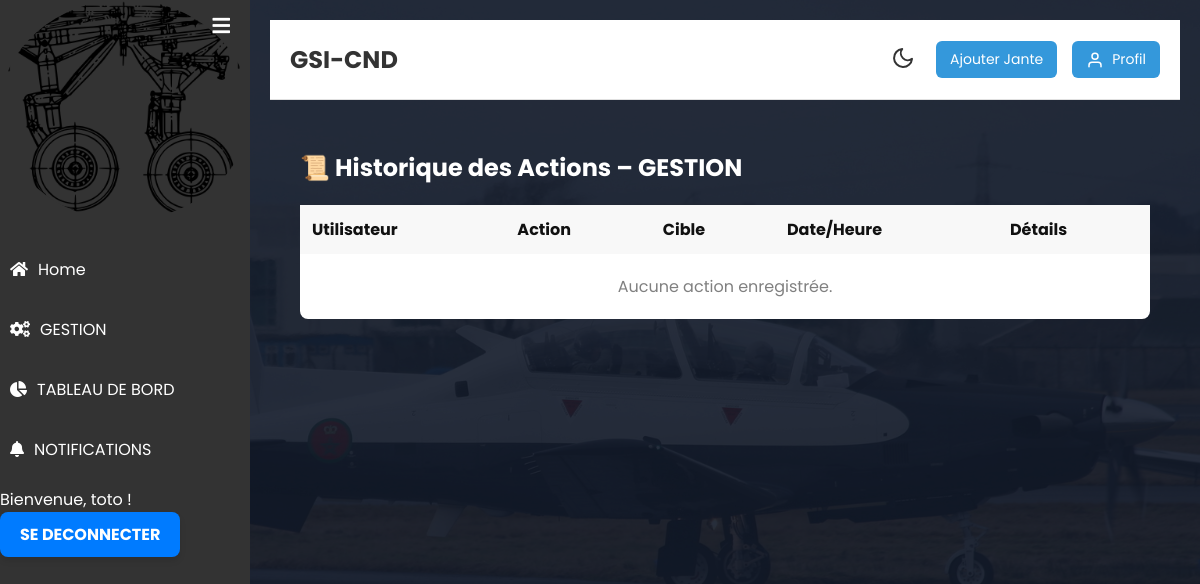
Before: /historique/ (signed in) with the older database file.
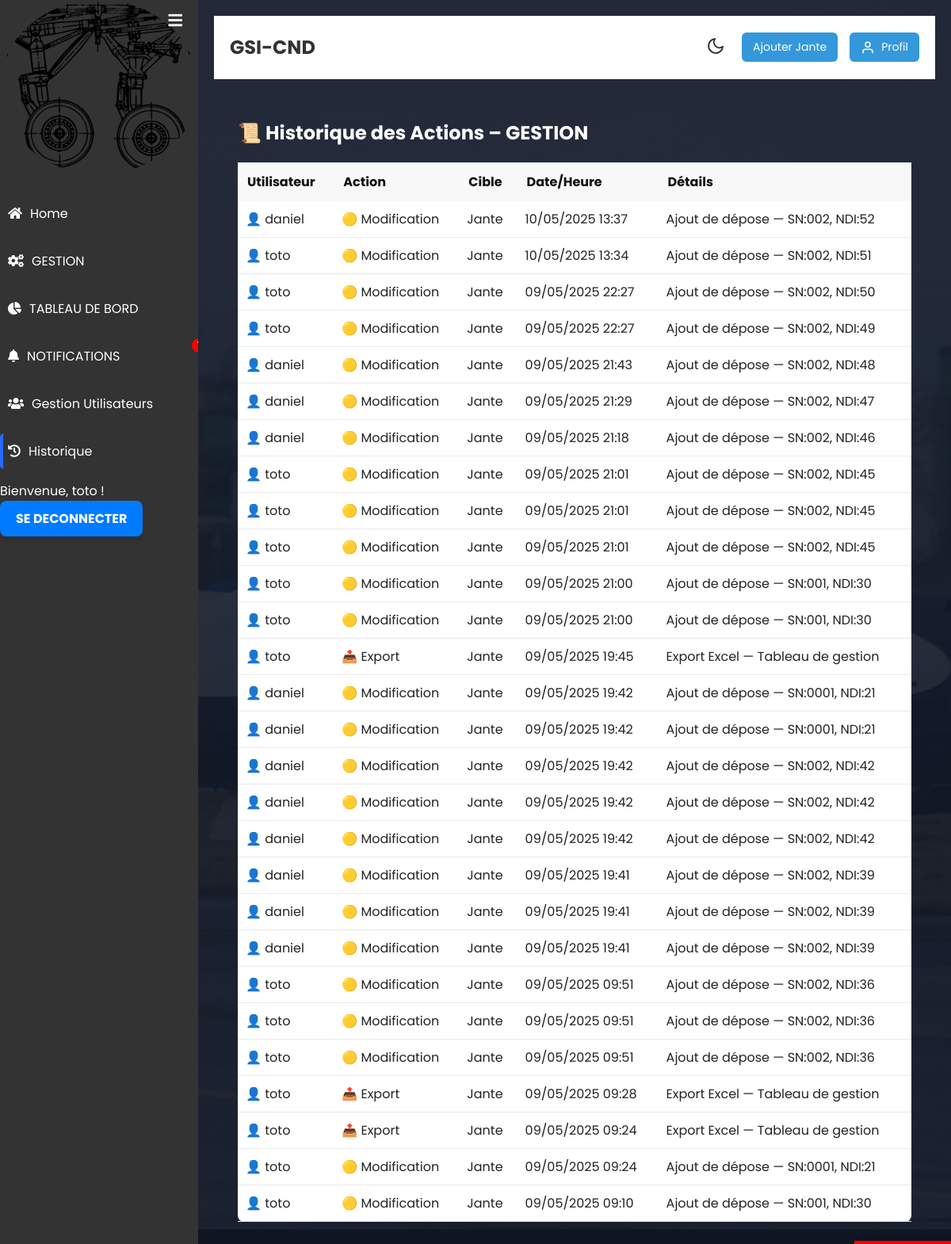
After: the same page with the newer database file.
### blog/models.py (models this page shows, shortened)
class ActionLog(models.Model):
    ACTION_CHOICES = [
        ('CREATE', 'Création'),
        ('UPDATE', 'Mise à jour'),
        ('DELETE', 'Suppression'),
        ('LOGIN', 'Connexion'),
        ('LOGOUT', 'Déconnexion'),
    ]
    user = models.ForeignKey(get_user_model(), on_delete=models.CASCADE)
    action_type = models.CharField(max_length=10, choices=ACTION_CHOICES)
    timestamp = models.DateTimeField(auto_now_add=True)
    details = models.TextField()
    target_model = models.CharField(max_length=50, null=True)

### authentification/models.py (models this page shows, shortened)
class User(AbstractUser):
    GRADE_CHOICES = (
        ('SGT', 'Sergent'),
        ('SCH', 'Sous-chef'),
        ('ADJ', 'Adjudant'),
        ('ADC', 'Adjudant-chef'),
        ('SLT', 'Sous-lieutenant'),
        ('LT', 'Lieutenant'),
        ('CNE', 'Capitaine'),
        ('CDT', 'Commandant'),
        ('LT-COL', 'Lieutenant-colonel'),
        ('COL', 'Colonel'),
    )
    grade = models.CharField(
        max_length=10,
        choices=GRADE_CHOICES,
        verbose_name='Grade',
        default='SGT'
    )

### blog/views.py (the view)
# urls.py: path('historique/', blog_views.action_history, name='action_history'),
@login_required
def action_history(request):
    logs = ActionLog.objects.filter(target_model="Jante").order_by('-timestamp')[:100]
    return render(request, 'blog/action_history.html', {'logs': logs})

### blog/context_processors.py (called while the page is built)
def notifications_processor(request):
    if request.user.is_authenticated:
        return {
            'notifications': Notification.objects.filter(is_read=False).order_by('-created_at')
        }
    return {}  # Ne retourne rien si l'utilisateur n'est pas connecté

### blog/templates/blog/action_history.html (shortened to what this page needs)
{% extends 'blog/base_blog.html' %}
{% load static %}
{% block content %}
<div class="history-container" style="padding: 30px;">
    <h2 style="font-size: 24px; margin-bottom: 20px; color: white;">📜 Historique des Actions – GESTION</h2>
    <div style="overflow-x:auto;">
        <table style="width: 100%; border-collapse: collapse; background-color: #fff; box-shadow: 0 0 10px rgba(0,0,0,0.05); border-radius: 8px;">
            <thead style="background-color: #f8f8f8; color: #111;">
                <tr>
                    <th style="padding: 12px; text-align: left;">Utilisateur</th>
                    <th style="padding: 12px; text-align: left;">Action</th>
                    <th style="padding: 12px; text-align: left;">Cible</th>
                    <th style="padding: 12px; text-align: left;">Date/Heure</th>
                    <th style="padding: 12px; text-align: left;">Détails</th>
                </tr>
            </thead>
            <tbody style="color: #222;">
                {% for log in logs %}
                <tr style="border-bottom: 1px solid #eaeaea;">
                    <td style="padding: 10px;">👤 {{ log.user.username }}</td>
                    <td style="padding: 10px;">
                        {% if log.action_type == "CREATE" %}
                            🟢 Création
                        {% elif log.action_type == "UPDATE" %}
                            🟡 Modification
                        {% elif log.action_type == "DELETE" %}
                            🔴 Suppression
                        {% elif log.action_type == "EXPORT" %}
                            📤 Export
                        {% else %}
                            ⚙️ {{ log.action_type }}
                        {% endif %}
                    </td>
                    <td style="padding: 10px;">{{ log.target_model }}</td>
                    <td style="padding: 10px;">{{ log.timestamp|date:"d/m/Y H:i" }}</td>
                    <td style="padding: 10px;">{{ log.details }}</td>
                </tr>
                {% empty %}
                <tr>
                    <td colspan="5" style="padding: 20px; text-align: center; color: gray;">Aucune action enregistrée.</td>
                </tr>
                {% endfor %}
            </tbody>
        </table>
    </div>
</div>
{% endblock %}

### blog/templates/blog/zone_gauche.html (shortened to what this page needs)
{% load static %}
<div id="sidebar" class="sidebar">
    <button id="toggle-sidebar" title="Ouvrir / Fermer la barre latérale" class="sidebar-toggle">
        <i id="sidebar-icon" class="fas fa-bars"></i>
    </button>
    <div class="sidebar-header">
        <div class="app-icon">
            <img src="{% static 'img/jante.webp' %}" alt="Jante" style="width: 100%; height: auto;">
        </div>
    </div>
    <ul class="sidebar-list">
        <li class="sidebar-list-item {% if request.resolver_match.url_name == 'home' %}active{% endif %}">
            <a href="{% url 'home' %}">
                <i class="fas fa-home"></i>
                <span>Home</span>
            </a>
        </li>
        <li class="sidebar-list-item {% if request.resolver_match.url_name == 'gestion' %}active{% endif %}">
            <a href="{% url 'gestion' %}">
                <i class="fas fa-cogs"></i>
                <span>GESTION</span>
            </a>
        </li>
        <li class="sidebar-list-item {% if request.resolver_match.url_name == 'TABLEAU_BORD' %}active{% endif %}">
            <a href="{% url 'TABLEAU_BORD' %}">
                <i class="fas fa-chart-pie"></i>
                <span>TABLEAU DE BORD</span>
            </a>
        </li>
        <li class="sidebar-list-item {% if request.resolver_match.url_name == 'NOTIFICATIONS' %}active{% endif %}">
            <a href="{% url 'NOTIFICATIONS' %}" class="notification-link" style="position: relative;">
                <i class="fas fa-bell"></i>
                <span>NOTIFICATIONS</span>
                <span id="notif-count" class="notif-badge" style="display: none;">0</span>
            </a>
        </li>
        {% if user.is_superuser %}
        <li class="sidebar-list-item {% if request.resolver_match.url_name == 'user_management' %}active{% endif %}">
            <a href="{% url 'user_management' %}">
                <i class="fas fa-users"></i>
                <span>Gestion Utilisateurs</span>
            </a>
        </li>
        <li class="sidebar-list-item {% if request.resolver_match.url_name == 'action_history' %}active{% endif %}">
            <a href="{% url 'action_history' %}">
                <i class="fas fa-history"></i>
                <span>Historique</span>
            </a>
        </li>
        {% endif %}
    </ul>
    <div class="account-info">
        <div class="account-info-name">Bienvenue, {{ user.username }} !</div>
        {% if user.is_authenticated %}
            <a href="{% url 'logout' %}" class="logout-link">SE DECONNECTER</a>
        {% endif %}
    </div>
</div>
<link href="https://cdnjs.cloudflare.com/ajax/libs/font-awesome/5.15.4/css/all.min.css" rel="stylesheet">

Changed rows visible on the page:
changed User "toto": is_superuser False → True (drawn)
added ActionLog: user.username "daniel", action_type "🟡 Modification", target_model "Jante", timestamp "10/05/2025 13:37", details "Ajout de dépose — SN:002, NDI:52"
added ActionLog: user.username "toto", action_type "🟡 Modification", target_model "Jante", timestamp "10/05/2025 13:34", details "Ajout de dépose — SN:002, NDI:51"
added ActionLog: user.username "toto", action_type "🟡 Modification", target_model "Jante", timestamp "09/05/2025 22:27", details "Ajout de dépose — SN:002, NDI:50"
added ActionLog: user.username "toto", action_type "🟡 Modification", target_model "Jante", timestamp "09/05/2025 22:27", details "Ajout de dépose — SN:002, NDI:49"
added ActionLog: user.username "daniel", action_type "🟡 Modification", target_model "Jante", timestamp "09/05/2025 21:43", details "Ajout de dépose — SN:002, NDI:48"
added ActionLog: user.username "daniel", action_type "🟡 Modification", target_model "Jante", timestamp "09/05/2025 21:29", details "Ajout de dépose — SN:002, NDI:47"
added ActionLog: user.username "daniel", action_type "🟡 Modification", target_model "Jante", timestamp "09/05/2025 21:18", details "Ajout de dépose — SN:002, NDI:46"
added ActionLog: user.username "toto", action_type "🟡 Modification", target_model "Jante", timestamp "09/05/2025 21:01", details "Ajout de dépose — SN:002, NDI:45"
added ActionLog: user.username "toto", action_type "🟡 Modification", target_model "Jante", timestamp "09/05/2025 21:01", details "Ajout de dépose — SN:002, NDI:45"
added ActionLog: user.username "toto", action_type "🟡 Modification", target_model "Jante", timestamp "09/05/2025 21:01", details "Ajout de dépose — SN:002, NDI:45"
added ActionLog: user.username "toto", action_type "🟡 Modification", target_model "Jante", timestamp "09/05/2025 21:00", details "Ajout de dépose — SN:001, NDI:30"
added ActionLog: user.username "toto", action_type "🟡 Modification", target_model "Jante", timestamp "09/05/2025 21:00", details "Ajout de dépose — SN:001, NDI:30"
added ActionLog: user.username "toto", action_type "📤 Export", target_model "Jante", timestamp "09/05/2025 19:45", details "Export Excel — Tableau de gestion"
added ActionLog: user.username "daniel", action_type "🟡 Modification", target_model "Jante", timestamp "09/05/2025 19:42", details "Ajout de dépose — SN:0001, NDI:21"
added ActionLog: user.username "daniel", action_type "🟡 Modification", target_model "Jante", timestamp "09/05/2025 19:42", details "Ajout de dépose — SN:0001, NDI:21"
added ActionLog: user.username "daniel", action_type "🟡 Modification", target_model "Jante", timestamp "09/05/2025 19:42", details "Ajout de dépose — SN:002, NDI:42"
added ActionLog: user.username "daniel", action_type "🟡 Modification", target_model "Jante", timestamp "09/05/2025 19:42", details "Ajout de dépose — SN:002, NDI:42"
added ActionLog: user.username "daniel", action_type "🟡 Modification", target_model "Jante", timestamp "09/05/2025 19:42", details "Ajout de dépose — SN:002, NDI:42"
added ActionLog: user.username "daniel", action_type "🟡 Modification", target_model "Jante", timestamp "09/05/2025 19:41", details "Ajout de dépose — SN:002, NDI:39"
added ActionLog: user.username "daniel", action_type "🟡 Modification", target_model "Jante", timestamp "09/05/2025 19:41", details "Ajout de dépose — SN:002, NDI:39"
added ActionLog: user.username "daniel", action_type "🟡 Modification", target_model "Jante", timestamp "09/05/2025 19:41", details "Ajout de dépose — SN:002, NDI:39"
added ActionLog: user.username "toto", action_type "🟡 Modification", target_model "Jante", timestamp "09/05/2025 09:51", details "Ajout de dépose — SN:002, NDI:36"
added ActionLog: user.username "toto", action_type "🟡 Modification", target_model "Jante", timestamp "09/05/2025 09:51", details "Ajout de dépose — SN:002, NDI:36"
added ActionLog: user.username "toto", action_type "🟡 Modification", target_model "Jante", timestamp "09/05/2025 09:51", details "Ajout de dépose — SN:002, NDI:36"
added ActionLog: user.username "toto", action_type "📤 Export", target_model "Jante", timestamp "09/05/2025 09:28", details "Export Excel — Tableau de gestion"
added ActionLog: user.username "toto", action_type "📤 Export", target_model "Jante", timestamp "09/05/2025 09:24", details "Export Excel — Tableau de gestion"
added ActionLog: user.username "toto", action_type "🟡 Modification", target_model "Jante", timestamp "09/05/2025 09:24", details "Ajout de dépose — SN:0001, NDI:21"
added ActionLog: user.username "toto", action_type "🟡 Modification", target_model "Jante", timestamp "09/05/2025 09:10", details "Ajout de dépose — SN:001, NDI:30"
Other visible differences:
text no longer shown: "Aucune action enregistrée."
text now shown: "Gestion Utilisateurs Historique"
